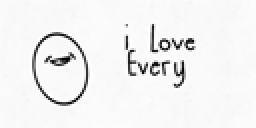
#> input picture frames/frame_093.png, 128 x 64 px, given in place of 2.mp4, which was not available (shown 2 times larger)
$ python video.py
#> lines starting #> are read from the running program, lines starting #| are printed output that depends on the picture; after the words box and inside, x2 and y2 are one past the last pixel; in counts of white or black regions, pixels touching at a corner belong together; pictures that were not available may be replaced by others from this repository, and a replacement may not be noted
import cv2
import numpy as np

# --- CONFIGURATION ---
VIDEO_PATH = "video/2.mp4"
HEADER_OUTPUT_FILE = "frames_data_2.h"
COPY_PASTE_OUTPUT_FILE = "esp32c3_copy_paste.ino"
WIDTH = 128
HEIGHT = 64
OLED_SDA = 6
OLED_SCL = 7
OLED_ADDR = "0x3C"

# SH1106/OLED modules are often mounted upside down. If the result is still
# reversed, change these two flags and regenerate the header.
FLIP_VERTICAL = True
FLIP_HORIZONTAL = False

# Use every frame from the source video by default. This keeps motion smoother
# than dropping frames during conversion.
TARGET_FPS = None
FRAME_DELAY = 33

# Keep the conversion close to the original simple Otsu pipeline. The stronger
# filters made the image look blocky on small OLEDs.
RESIZE_MODE = "stretch"  # "stretch" or "crop"
APPLY_EQUALIZE = False
APPLY_BLUR = False
TEMPORAL_SMOOTHING = 0.0

# "otsu" is cleaner for tiny OLED animation. Use "dither" if you want more
# grayscale-like texture and do not mind checkerboard pixels.
MONOCHROME_MODE = "otsu"


def resize_to_oled(frame):
    """Resize video frame to the OLED resolution."""
    if RESIZE_MODE != "crop":
        return cv2.resize(frame, (WIDTH, HEIGHT), interpolation=cv2.INTER_AREA)

    src_h, src_w = frame.shape[:2]
    target_ratio = WIDTH / HEIGHT
    src_ratio = src_w / src_h

    if src_ratio > target_ratio:
        crop_w = int(src_h * target_ratio)
        left = (src_w - crop_w) // 2
        frame = frame[:, left : left + crop_w]
    elif src_ratio < target_ratio:
        crop_h = int(src_w / target_ratio)
        top = (src_h - crop_h) // 2
        frame = frame[top : top + crop_h, :]

    return cv2.resize(frame, (WIDTH, HEIGHT), interpolation=cv2.INTER_AREA)


def apply_orientation(gray):
    if FLIP_VERTICAL and FLIP_HORIZONTAL:
        return cv2.flip(gray, -1)
    if FLIP_VERTICAL:
        return cv2.flip(gray, 0)
    if FLIP_HORIZONTAL:
        return cv2.flip(gray, 1)
    return gray


def ordered_dither(gray):
    bayer4 = np.array(
        [
            [0, 8, 2, 10],
            [12, 4, 14, 6],
            [3, 11, 1, 9],
            [15, 7, 13, 5],
        ],
        dtype=np.float32,
    )
    threshold_map = ((bayer4 + 0.5) / 16.0) * 255.0
    threshold_map = np.tile(
        threshold_map,
        (HEIGHT // threshold_map.shape[0] + 1, WIDTH // threshold_map.shape[1] + 1),
    )[:HEIGHT, :WIDTH]
    return np.where(gray.astype(np.float32) > threshold_map, 255, 0).astype(np.uint8)


def make_monochrome(gray):
    if MONOCHROME_MODE == "dither":
        return ordered_dither(gray)

    _, binary = cv2.threshold(gray, 0, 255, cv2.THRESH_BINARY | cv2.THRESH_OTSU)
    return binary


def pack_row_major_msb(binary):
    flat = binary.reshape(-1)
    byte_array = []

    for i in range(0, len(flat), 8):
        byte_val = 0
        for bit in range(8):
            if flat[i + bit] > 0:
                byte_val |= 1 << (7 - bit)
        byte_array.append(f"0x{byte_val:02x}")

    return byte_array


def frame_indices(total_frames, input_fps):
    if total_frames <= 0:
        return

    if TARGET_FPS is None or TARGET_FPS >= input_fps:
        for index in range(total_frames):
            yield index
        return

    if input_fps <= 0:
        input_fps = TARGET_FPS or 30

    duration = total_frames / input_fps
    output_count = max(1, round(duration * TARGET_FPS))
    for out_index in range(output_count):
        timestamp = out_index / TARGET_FPS
        yield min(total_frames - 1, round(timestamp * input_fps))


def process_frame(frame, previous_gray):
    frame_res = resize_to_oled(frame)
    gray = cv2.cvtColor(frame_res, cv2.COLOR_BGR2GRAY)
    if APPLY_EQUALIZE:
        gray = cv2.equalizeHist(gray)
    if APPLY_BLUR:
        gray = cv2.GaussianBlur(gray, (3, 3), 0)
    gray = apply_orientation(gray)

    if previous_gray is not None and TEMPORAL_SMOOTHING > 0:
        gray = cv2.addWeighted(
            previous_gray,
            TEMPORAL_SMOOTHING,
            gray,
            1.0 - TEMPORAL_SMOOTHING,
            0,
        )

    binary = make_monochrome(gray)
    return binary, gray


def write_frame_data(f, frames_list):
    num_frames = len(frames_list)
    bytes_per_frame = (WIDTH * HEIGHT) // 8

    f.write("#include <Arduino.h>\n")
    f.write("#include <pgmspace.h>\n\n")

    f.write(f"#define FRAME_WIDTH {WIDTH}\n")
    f.write(f"#define FRAME_HEIGHT {HEIGHT}\n")
    f.write(f"#define FRAME_DELAY {FRAME_DELAY}\n")
    f.write(f"#define NUM_FRAMES {num_frames}\n\n")

    f.write(f"const unsigned char frames[{num_frames}][{bytes_per_frame}] PROGMEM = {{\n")

    for i, frame_bytes in enumerate(frames_list):
        f.write(f"  {{ // Frame {i}\n    ")

        lines = []
        for j in range(0, len(frame_bytes), 16):
            lines.append(", ".join(frame_bytes[j : j + 16]))

        f.write(",\n    ".join(lines))
        f.write("\n  }")
        if i < num_frames - 1:
            f.write(",")
        f.write("\n")

    f.write("};\n")


def write_sketch_footer(f):
    f.write(
        f"""
static const uint8_t OLED_SDA = {OLED_SDA};
static const uint8_t OLED_SCL = {OLED_SCL};
static const uint8_t OLED_ADDR = {OLED_ADDR};

// SH1106 1.3 inch I2C OLED. Change this constructor if your OLED is SSD1306.
U8G2_SH1106_128X64_NONAME_F_HW_I2C u8g2(U8G2_R0, U8X8_PIN_NONE);

static const uint16_t kBytesPerFrame = (FRAME_WIDTH * FRAME_HEIGHT) / 8;

static void drawFrameU8g2(uint16_t frameIndex) {{
  uint8_t *dst = u8g2.getBufferPtr();
  if (!dst) return;

  memset(dst, 0, kBytesPerFrame);

  // Source format: row-major, 1-bit pixels, MSB first in each byte.
  // U8g2 buffer format: page-major (8 rows/page), each byte is one vertical column.
  for (uint8_t y = 0; y < FRAME_HEIGHT; y++) {{
    const uint16_t srcRowBase = y * (FRAME_WIDTH / 8);
    const uint16_t dstRowBase = (y >> 3) * FRAME_WIDTH;
    const uint8_t dstBit = y & 0x07;

    for (uint8_t x = 0; x < FRAME_WIDTH; x++) {{
      const uint16_t srcIndex = srcRowBase + (x >> 3);
      const uint8_t srcByte = pgm_read_byte(&frames[frameIndex][srcIndex]);
      const bool pixelOn = (srcByte & (0x80 >> (x & 0x07))) != 0;
      if (pixelOn) {{
        dst[dstRowBase + x] |= 1U << dstBit;
      }}
    }}
  }}
}}

void setup() {{
  Serial.begin(115200);
  delay(1000);

  Wire.begin(OLED_SDA, OLED_SCL);
  u8g2.setI2CAddress(OLED_ADDR * 2);
  u8g2.begin();

  Serial.println("Display OK!");
  Serial.print("I2C SDA GPIO: ");
  Serial.println(OLED_SDA);
  Serial.print("I2C SCL GPIO: ");
  Serial.println(OLED_SCL);
  Serial.print("Frames: ");
  Serial.println(NUM_FRAMES);
  Serial.print("Delay (ms): ");
  Serial.println(FRAME_DELAY);
}}

void loop() {{
  for (uint16_t i = 0; i < NUM_FRAMES; i++) {{
    drawFrameU8g2(i);
    u8g2.sendBuffer();
    delay(FRAME_DELAY);
  }}
}}
"""
    )


def write_header(frames_list):
    print(f"Formatting {len(frames_list)} frames into header and copy-paste sketch...")

    with open(HEADER_OUTPUT_FILE, "w") as f:
        write_frame_data(f, frames_list)

    with open(COPY_PASTE_OUTPUT_FILE, "w") as f:
        f.write("// Single-file sketch: copy-paste directly into Arduino IDE\n")
        f.write("#include <Wire.h>\n")
        f.write("#include <U8g2lib.h>\n\n")
        write_frame_data(f, frames_list)
        f.write("\n")
        write_sketch_footer(f)


def convert_video():
    global FRAME_DELAY

    cap = cv2.VideoCapture(VIDEO_PATH)
    if not cap.isOpened():
        raise FileNotFoundError(f"Cannot open video: {VIDEO_PATH}")

    input_fps = cap.get(cv2.CAP_PROP_FPS) or TARGET_FPS or 30
    output_fps = TARGET_FPS or input_fps
    FRAME_DELAY = max(1, round(1000 / output_fps))
    total_frames = int(cap.get(cv2.CAP_PROP_FRAME_COUNT))
    frames_list = []
    previous_gray = None

    print(
        f"Extracting {VIDEO_PATH} at {output_fps:.2f} FPS "
        f"(source: {input_fps:.2f} FPS, {total_frames} frames)..."
    )

    for index in frame_indices(total_frames, input_fps):
        cap.set(cv2.CAP_PROP_POS_FRAMES, index)
        ret, frame = cap.read()
        if not ret:
            continue

        binary, previous_gray = process_frame(frame, previous_gray)
        frames_list.append(pack_row_major_msb(binary))
#> this loop made 1 pass
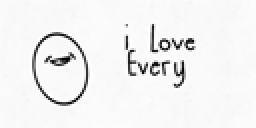
#> input picture frames/frame_093.png, 128 x 64 px, given in place of 2.mp4, which was not available (shown 2 times larger)
#> pass 1, in process_frame, `gray = apply_orientation(gray)`:
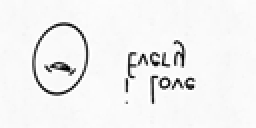
#> gray: shape (64, 128) (shown 2 times larger); min 0, max 255, mean 240.5
#> pass 1, in make_monochrome, `_, binary = cv2.threshold(gray, 0, 255, cv2.THRESH_BINARY | cv2.THRESH..`:
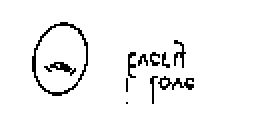
#> binary: shape (64, 128) (shown 2 times larger); 95.4% white; black in thin lines or dots, all inside (x1, y1, x2, y2) = (16, 11, 97, 52)
#> frame is the input picture: shape (64, 128, 3); min 0, max 255, mean 240.5
#> after the loop, frames_list = 1 item

    cap.release()

    if not frames_list:
        raise RuntimeError("No frames were extracted from the video.")

    write_header(frames_list)
#> (printed output is left out)
#> in write_frame_data, `num_frames = len(frames_list)`: num_frames = 1
#> the loop in write_frame_data, `for i, frame_bytes in enumerate(frames_list):` made 1 pass
#> the loop in write_frame_data (call 2), `for i, frame_bytes in enumerate(frames_list):` made 1 pass
    print(f"Success! Saved to {HEADER_OUTPUT_FILE} and {COPY_PASTE_OUTPUT_FILE}.")
    print(f"Delay: {FRAME_DELAY} ms. SDA: GPIO {OLED_SDA}. SCL: GPIO {OLED_SCL}.")


if __name__ == "__main__":
    convert_video()

$ run again, on frames/frame_1060.png
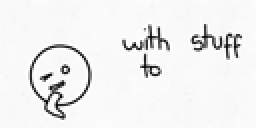
#> input picture frames/frame_1060.png, 128 x 64 px, given in place of 2.mp4, which was not available (shown 2 times larger)
#> the loop in convert_video, `for index in frame_indices(total_frames, input_fps):` made 1 pass
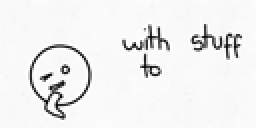
#> input picture frames/frame_1060.png, 128 x 64 px, given in place of 2.mp4, which was not available (shown 2 times larger)
#> pass 1, in process_frame, `gray = apply_orientation(gray)`:
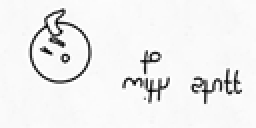
#> gray: shape (64, 128) (shown 2 times larger); min 0, max 255, mean 238.8
#> pass 1, in make_monochrome, `_, binary = cv2.threshold(gray, 0, 255, cv2.THRESH_BINARY | cv2.THRESH..`:
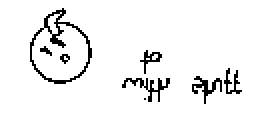
#> binary: shape (64, 128) (shown 2 times larger); 94.3% white; black in thin lines or dots, all inside (x1, y1, x2, y2) = (15, 4, 121, 52)
#> in convert_video, frame is the input picture: shape (64, 128, 3); min 0, max 255, mean 238.8
#> after the loop in convert_video, `for index in frame_indices(total_frames, input_fps):`: frames_list = 1 item
#> (printed output is left out)
#> num_frames = 1
#> the loop in write_frame_data, `for i, frame_bytes in enumerate(frames_list):` made 1 pass
#> the loop in write_frame_data (call 2), `for i, frame_bytes in enumerate(frames_list):` made 1 pass
